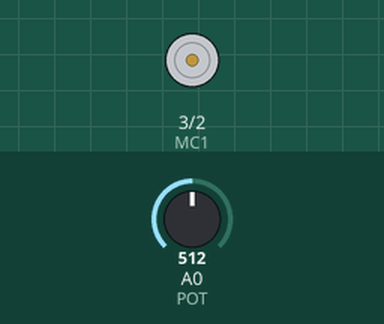
Recording of a sketch running on a simulated Arduino Uno, built with avr-gcc and run on an emulated ATmega328P. Shown: motor-driver pin pairs drawn as motors (green arrow = first pin HIGH = forward, orange = second pin HIGH = backward, longer = more drive, scaled by the enable pin). The test bench sets the inputs (shaded band); at power-on: A0 (POT) = 512.

Above: at 1.2 s.
1.3 s: A0 (POT) set to 554
2.8 s: A0 (POT) set to 574
At 2.95 s:
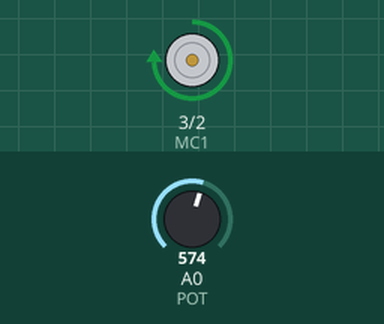
Timing chart, 0 to 3.5 s (numbered marks = the images above; inputs shaded):
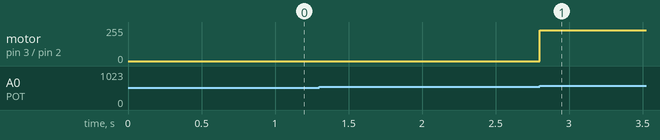

The sketch:

sketch_motor_sn754410.ino
```cpp
/* Управление двигателем через драйвер SN754410*/

const int EN = 9;                 //Вход включения двигателя EN
const int MC1 = 3;                //Вход 1 управления двигателем
const int MC2 = 2;                //Вход 2 управления двигателем
const int POT = 0;                //Аналоговый вход 0 для подключения потенциометра
int val = 0;                      //Переменная для хранения значений потенциометра
int velocity = 0;                 //Переменная для хранения скорости вращения двигателя (0-255)

void setup() {
  pinMode(EN, OUTPUT);
  pinMode(MC1, OUTPUT);
  pinMode(MC2, OUTPUT);
  brake();                        //Остановка двигателя при инициализации
}

void loop() {
  val = analogRead(POT);

  //Движение вперед
  if (val > 562) {
    velocity = map(val, 563, 1023, 0, 255);
    forward(velocity);
  }

  //Движение назад
  else if (val < 462) {
    velocity = map(val, 461, 0, 0, 255);
    reverse(velocity);
  }

  //Остановка
  else {
    brake();
  }
}

//Вращение вперед с заданной скоростью (диапазон 0-255)
void forward(int rate) {
  digitalWrite(EN, HIGH);
  digitalWrite(MC1, HIGH);
  digitalWrite(MC2, LOW);
  analogWrite(EN, rate);
}

//Вращение в обратном направлении с заданной скоростью (диапазон 0-255)
void reverse (int rate) {
  digitalWrite(EN, HIGH);
  digitalWrite(MC1, LOW);
  digitalWrite(MC2, HIGH);
  analogWrite(EN, rate);
}

//Остановка двигателя
void brake() {
  digitalWrite(EN, LOW);
  digitalWrite(MC1, LOW);
  digitalWrite(MC2, LOW);
  digitalWrite(EN, HIGH);
}
```

Measured:
- the behaviour switches between 562 and 563 on A0 (POT) (found by bisection; images 0 and 1)
- after the input at 2.8 s, motor on pin 3 (MC1) / pin 2 (MC2): stopped → forward 231/255 at once
